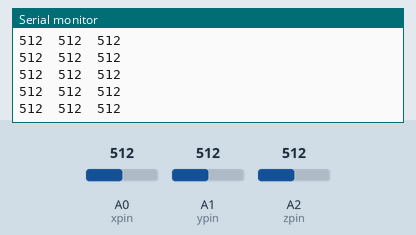
Recording of a sketch running on a simulated Arduino Uno, built with avr-gcc and run on an emulated ATmega328P. Parts: the last lines printed to the serial monitor. Inputs (shaded band) come from the test bench; at power-on: A0 (xpin) = 512, A1 (ypin) = 512, A2 (zpin) = 512.

Above: at 1.2 s.
1.3 s: A0 (xpin) set to 716
At 1.36 s:
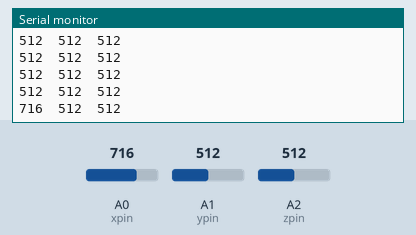
2.8 s: A1 (ypin) set to 716
At 2.81 s:
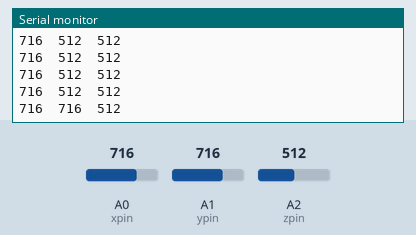
4.3 s: A2 (zpin) set to 716
At 4.37 s:
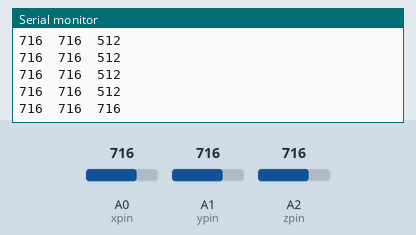
5.8 s: A0 (xpin) set to 900
At 5.82 s:
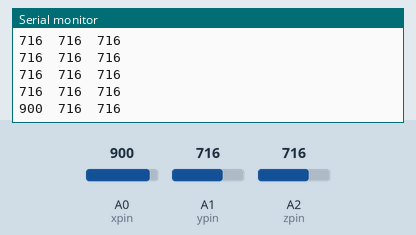
7.3 s: A1 (ypin) set to 900
At 7.38 s:
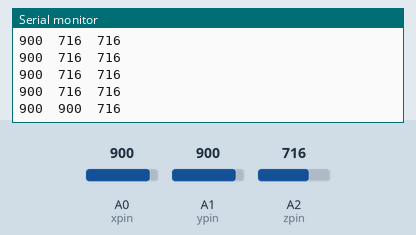
8.8 s: A2 (zpin) set to 900
At 8.83 s:
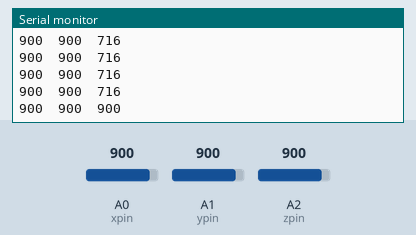
Timing chart, 0 to 11.3 s (numbered marks = the images above; inputs shaded):
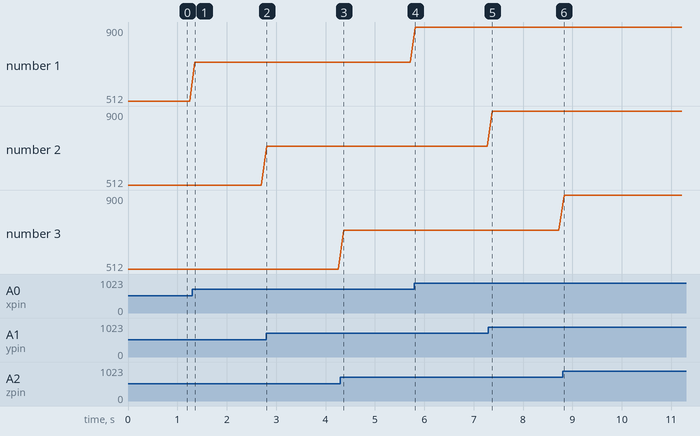

Measured:
- after the input at 1.3 s, the serial monitor: prints a new line after 0.05 s (image 1)
- after the input at 2.8 s, the serial monitor: prints a new line at once (image 2)
- after the input at 4.3 s, the serial monitor: prints a new line after 0.06 s (image 3)
- after the input at 5.8 s, the serial monitor: prints a new line at once (image 4)
- after the input at 7.3 s, the serial monitor: prints a new line after 0.08 s (image 5)
- after the input at 8.8 s, the serial monitor: prints a new line at once (image 6)
- plotted number 1: 512 → 716 after the input at 1.3 s, 716 → 900 after the input at 5.8 s

The sketch:

Accelerometer.ino
```cpp
const int xpin = A0;
const int ypin = A1;
const int zpin = A2;

void setup() {
  Serial.begin(9600);
}

void loop() {
  int x = analogRead(xpin);
  delay(1);
  int y = analogRead(ypin);
  delay(1);
  int z = analogRead(zpin);
  delay(1);

  Serial.print(x);
  Serial.print("\t");
  Serial.print(y);
  Serial.print("\t");
  Serial.print(z);
  Serial.print("\n");

  delay(100);
}
```
